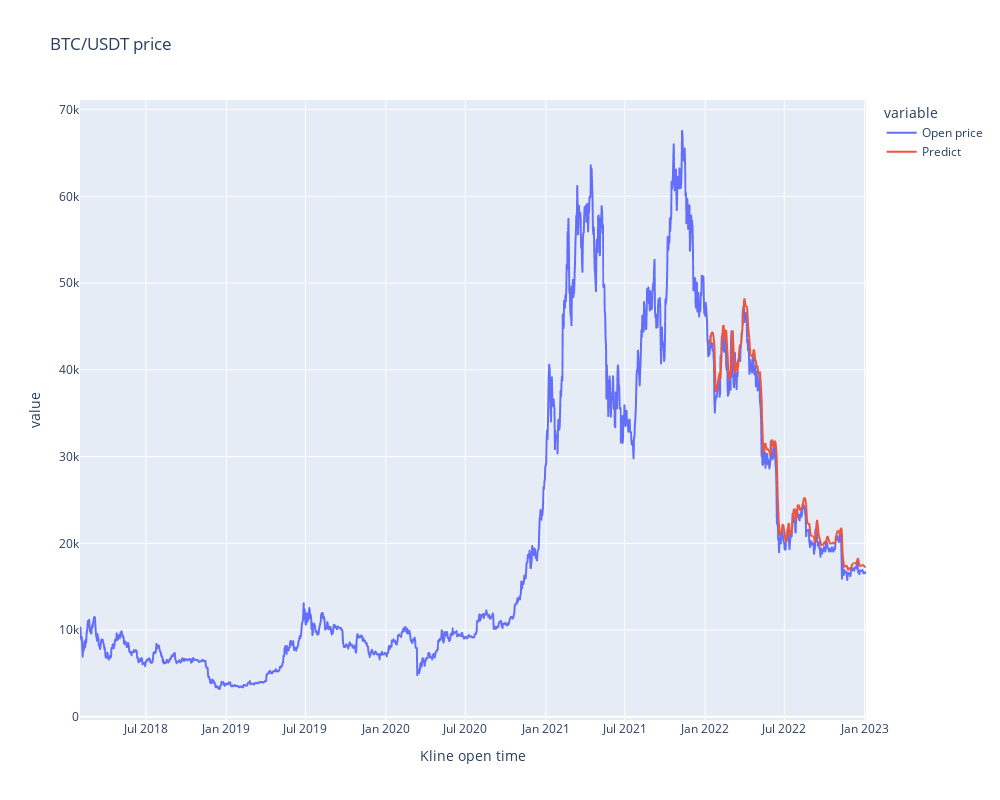

Source (notebook cell):
### Code cell
fig = px.line(lstm_df, title="BTC/USDT price" , width=1000, height=800)
fig.show()

### Figure 1 — Plotly figure (JSON) as saved in the notebook; plotly's stock layout.template omitted (floating-point values rounded to 4 significant figures; data arrays with more than 128 entries replaced by an {"elided": "..."} marker saying what was removed)
{"data": [{"hovertemplate": "variable=Open price<br>Kline open time=%{x}<br>value=%{y}<extra></extra>", "legendgroup": "Open price", "line": {"color": "#636efa", "dash": "solid"}, "marker": {"symbol": "circle"}, "mode": "lines", "name": "Open price", "showlegend": true, "type": "scattergl", "x": {"elided": "1800 str values"}, "xaxis": "x", "y": {"elided": "1800 float values"}, "yaxis": "y"}, {"hovertemplate": "variable=Predict<br>Kline open time=%{x}<br>value=%{y}<extra></extra>", "legendgroup": "Predict", "line": {"color": "#EF553B", "dash": "solid"}, "marker": {"symbol": "circle"}, "mode": "lines", "name": "Predict", "showlegend": true, "type": "scattergl", "x": {"elided": "1800 str values"}, "xaxis": "x", "y": {"elided": "1800 float values"}, "yaxis": "y"}], "layout": {"height": 800, "legend": {"title": {"text": "variable"}, "tracegroupgap": 0}, "title": {"text": "BTC/USDT price"}, "width": 1000, "xaxis": {"anchor": "y", "domain": [0, 1], "title": {"text": "Kline open time"}}, "yaxis": {"anchor": "x", "domain": [0, 1], "title": {"text": "value"}}}}
